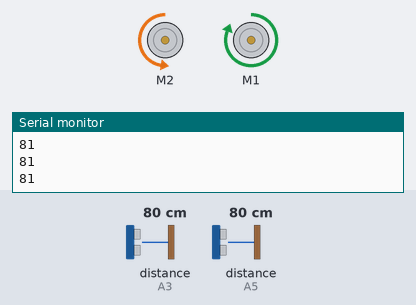
A sketch run on a simulated Arduino Uno, built with avr-gcc and run on an emulated ATmega328P. Parts: 2 × DC motor (green arrow = forward, orange = backward, longer = faster), the last lines printed to the serial monitor. Inputs (shaded band) come from the test bench; at power-on: distance to the obstacle (sensors on A5, A3) 80 cm. The echo pulse lasts 58.3 µs per cm.

Above: at 1.2 s.
1.3 s: distance to the obstacle (sensor on A5) set to 21 cm
2.8 s: distance to the obstacle (sensor on A5) set to 18 cm
At 3.4 s:
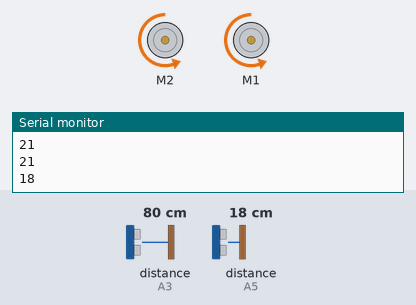
4.3 s: distance to the obstacle (sensor on A5) set to 35 cm
At 5.0 s:
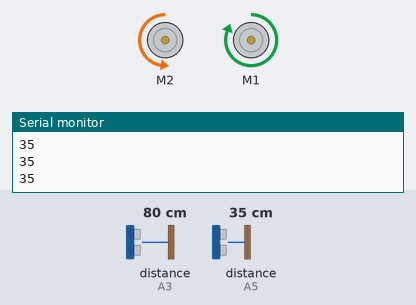
5.9 s: distance to the obstacle (sensor on A3) set to 2 cm
At 6.5 s:
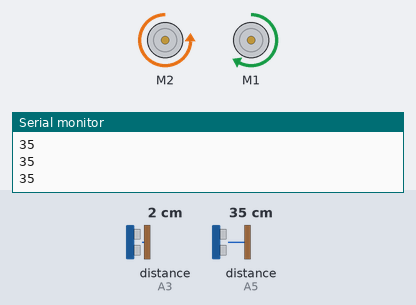
7.4 s: distance to the obstacle (sensor on A3) set to 18 cm
At 7.8 s:
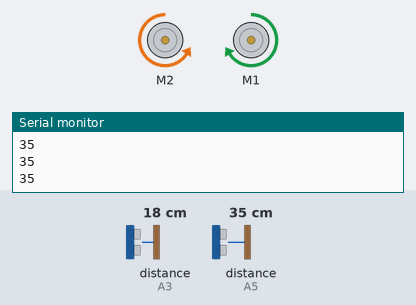
8.9 s: distance to the obstacle (sensor on A3) set to 9 cm
At 9.4 s:
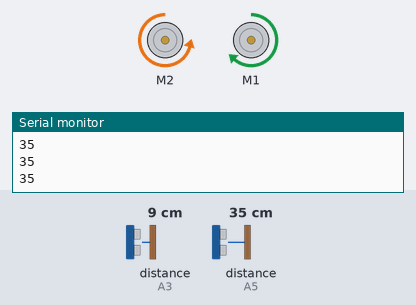
Timing chart, 0 to 11.4 s (numbered marks = the images above; inputs shaded):
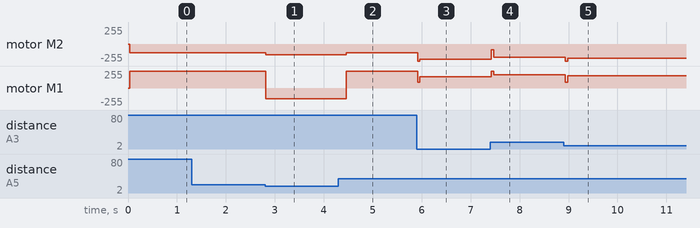

The sketch:

WallFollow.ino
```cpp
#include <RedBot.h>
#include <RedBotSoftwareSerial.h>
#include <PID_v1.h>
#include <NewPing.h>

#define MAX_SPEED 200

#define PIN_FRONT_TRIG  A4
#define PIN_FRONT_ECHO  A5
#define PIN_RIGHT_TRIG  A2
#define PIN_RIGHT_ECHO  A3

// Distance from the wall
#define SETPOINT 18
#define MIN_DISTANCE 3
#define MAX_DISTANCE 200

// Sonar objects
NewPing frontSonar(PIN_FRONT_TRIG, PIN_FRONT_ECHO, MAX_DISTANCE);
NewPing rightSonar(PIN_RIGHT_TRIG, PIN_RIGHT_ECHO, MAX_DISTANCE);

// Redbot motor(s) object
RedBotMotors motors;

// PID object and parameters
double Setpoint = SETPOINT, pidOut, pidIn;
double Kp=0.01, Ki=0, Kd=0.01;
PID pid(&pidIn, &pidOut, &Setpoint, Kp, Ki, Kd, DIRECT);

// Takes doubles for left and right as percentage 0.0 - 1.0
void setMotors(double left, double right) {
  if (left * MAX_SPEED > 255) {
    left = 255.0/MAX_SPEED;
  }
  if (right * MAX_SPEED > 255) {
    right = 255.0/MAX_SPEED;
  }
  motors.rightMotor(0 - int(MAX_SPEED * right));
  motors.leftMotor(0 - int(MAX_SPEED * left));
}

void turnLeft() {
  // Turn until the front is 'clear'
  int frontDist = 10;
  while ((frontDist < 20) && (frontDist != 0)) {
    setMotors(-0.8, 0.8);
    delay(50);
    frontDist = frontSonar.ping_cm();
  }

  delay(100);

  /*
  // Turn until the right side stops decreasing
  int current = 199;
  int previous = MAX_DISTANCE;
  while (current <= previous) {
    setMotors(-1, 1);
    previous = current;
    current = rightSonar.ping_cm();
    delay(50);
  }*/
}

void setup(){
  Serial.begin(9600);
  Serial.print("Setup Started.\n");

  //turn the PID on
  pid.SetMode(AUTOMATIC);
  pid.SetOutputLimits(-0.55,0.55);
  pid.SetSampleTime(50);

  Serial.print("Setup Complete.\n");
}

bool compute = false;
int rightDist = 0, frontDist = 0;

void loop() {

  frontDist = frontSonar.ping_cm();
  Serial.print(frontDist);
  Serial.print('\n');
  if ((frontDist < 20) && (frontDist != 0)) {
    turnLeft();
  }
  delay(20);

  compute = false;
  while (compute == false) {
    rightDist = rightSonar.ping_cm();
    if (rightDist == 0){
      rightDist = MAX_DISTANCE;
    }
    if (rightDist > SETPOINT*2) {;
      pid.SetOutputLimits(-0.35,0.35);
    }
    else {
      pid.SetOutputLimits(-0.55,0.55);
    }
    pidIn = rightDist;
    compute = pid.Compute();
  }

  setMotors(1-pidOut, 1+pidOut);
}
```

Measured:
- the behaviour switches between 20 and 19 cm on distance to the obstacle (sensor on A5) (found by bisection; images 0 and 1)
- after the input at 2.8 s, motor M2: backward 129/255 → backward 159/255 at once; motor M1: forward 255/255 → backward 159/255 at once
- after the input at 4.3 s, motor M2: backward 159/255 → backward 129/255 after 0.16 s; motor M1: backward 159/255 → forward 255/255 after 0.16 s
- after the input at 5.9 s, motor M2: backward 129/255 → backward 231/255 at once; motor M1: forward 255/255 → forward 167/255 at once
- after the input at 7.4 s, motor M2: backward 231/255 → backward 199/255 at once; motor M1: forward 167/255 → forward 199/255 at once
- after the input at 8.9 s, motor M2: backward 199/255 → backward 217/255 at once; motor M1: forward 199/255 → forward 181/255 at once
